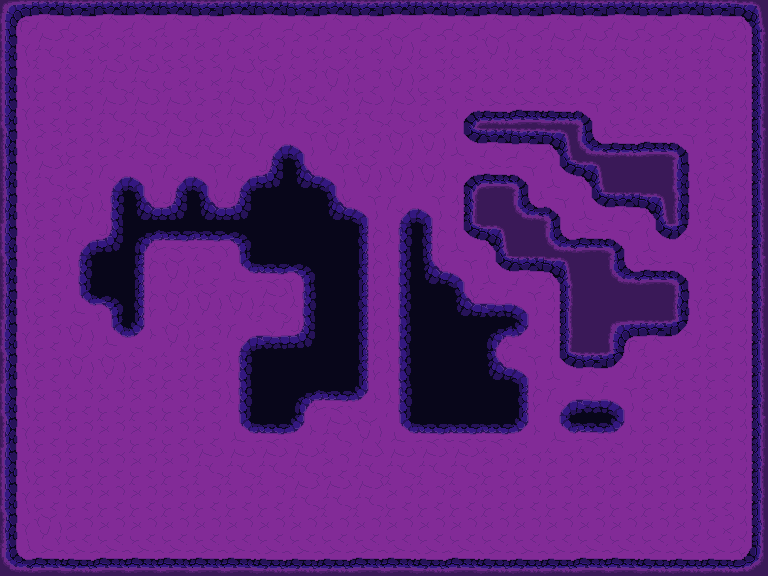

Below is a game level as drawn by its tile map, then a one-line description and the .tmx file that defines it, in full:
An orthogonal 24x18 tile map with 32x32 px tiles, 1 tile layer (Tile Layer 1).

<map version="1.0" orientation="orthogonal" renderorder="right-down" width="24" height="18" tilewidth="32" tileheight="32" nextobjectid="1">
 <tileset firstgid="1" name="MineTileset" tilewidth="32" tileheight="32" tilecount="256" columns="16">
  <image source="MineTileset.png" width="512" height="512" />
  <terraintypes>
   <terrain name="Ground" tile="-1" />
   <terrain name="Pit" tile="-1" />
   <terrain name="Cliff" tile="-1" />
  </terraintypes>
  <tile id="0" terrain="1,1,1,0" />
  <tile id="1" terrain="1,1,0,0" />
  <tile id="2" terrain="1,1,0,1" />
  <tile id="3" terrain="0,0,0,0" />
  <tile id="16" terrain="1,0,1,0" />
  <tile id="17" terrain="0,0,0,0" />
  <tile id="18" terrain="0,1,0,1" />
  <tile id="19" terrain="0,0,0,0" />
  <tile id="32" terrain="1,0,1,1" />
  <tile id="33" terrain="0,0,1,1" />
  <tile id="34" terrain="0,1,1,1" />
  <tile id="35" terrain="0,0,0,0" probability="0" />
  <tile id="36" terrain="0,0,0,0" probability="0" />
  <tile id="48" terrain="0,0,0,1" />
  <tile id="49" terrain="0,0,1,1" />
  <tile id="50" terrain="0,0,1,0" />
  <tile id="64" terrain="0,1,0,1" />
  <tile id="65" terrain="1,1,1,1" />
  <tile id="66" terrain="1,0,1,0" />
  <tile id="80" terrain="0,1,0,0" />
  <tile id="81" terrain="1,1,0,0" />
  <tile id="82" terrain="1,0,0,0" />
  <tile id="96" terrain="2,2,2,0" />
  <tile id="97" terrain="2,2,0,0" />
  <tile id="98" terrain="2,2,0,2" />
  <tile id="112" terrain="2,0,2,0" />
  <tile id="113" terrain="0,0,0,0" />
  <tile id="114" terrain="0,2,0,2" />
  <tile id="128" terrain="2,0,2,2" />
  <tile id="129" terrain="0,0,2,2" />
  <tile id="130" terrain="0,2,2,2" />
  <tile id="144" terrain="0,0,0,2" />
  <tile id="145" terrain="0,0,2,2" />
  <tile id="146" terrain="0,0,2,0" />
  <tile id="160" terrain="0,2,0,2" />
  <tile id="161" terrain="2,2,2,2" />
  <tile id="162" terrain="2,0,2,0" />
  <tile id="176" terrain="0,2,0,0" />
  <tile id="177" terrain="2,2,0,0" />
  <tile id="178" terrain="2,0,0,0" />
 </tileset>
 <layer name="Tile Layer 1" width="24" height="18">
  <data encoding="csv">
97,178,98,178,178,178,98,178,178,98,178,98,178,178,98,178,98,178,98,178,98,178,98,99,
113,4,114,18,18,18,18,114,18,114,114,114,20,114,114,20,114,4,4,4,114,114,4,161,
113,18,18,4,4,114,114,4,20,18,20,18,20,18,18,18,18,18,18,18,18,18,18,161,
113,18,18,4,4,4,114,4,20,4,18,4,4,114,145,130,146,130,147,18,18,18,18,115,
163,114,18,18,4,4,4,4,49,51,20,18,20,20,177,178,98,99,129,130,146,147,18,161,
163,4,18,49,51,49,51,49,35,33,51,20,20,20,145,146,147,177,99,162,162,113,114,115,
163,18,20,19,33,35,33,35,66,66,33,51,49,51,161,162,129,147,177,178,99,163,4,115,
113,18,49,35,1,2,2,3,66,66,66,67,19,67,177,99,162,129,146,147,177,179,18,115,
163,18,19,66,17,20,18,81,82,3,66,17,65,33,51,177,178,99,162,129,146,147,18,161,
163,18,81,3,67,20,20,20,4,19,66,17,65,66,33,34,51,115,162,162,162,163,18,115,
113,18,20,81,83,20,18,49,34,35,66,67,65,66,66,1,83,115,162,97,98,179,18,115,
163,18,20,20,18,18,18,19,66,66,66,17,65,66,66,33,51,177,98,179,18,18,18,115,
113,18,18,18,18,18,18,19,66,1,2,83,19,66,66,66,17,49,34,51,18,18,18,115,
163,18,18,18,18,18,18,81,82,83,4,20,81,82,82,82,83,81,2,83,18,18,18,161,
113,18,18,18,18,18,4,4,4,4,18,4,4,4,4,18,18,18,18,18,18,18,18,115,
113,18,18,18,18,18,18,18,18,4,4,4,18,18,18,18,18,18,18,18,18,18,18,115,
163,20,18,18,18,18,18,18,18,18,18,18,18,18,18,18,18,18,18,18,18,18,114,115,
129,146,130,146,146,146,146,146,130,130,130,146,146,130,146,130,130,130,146,146,130,130,130,131
</data>
 </layer>
</map>
